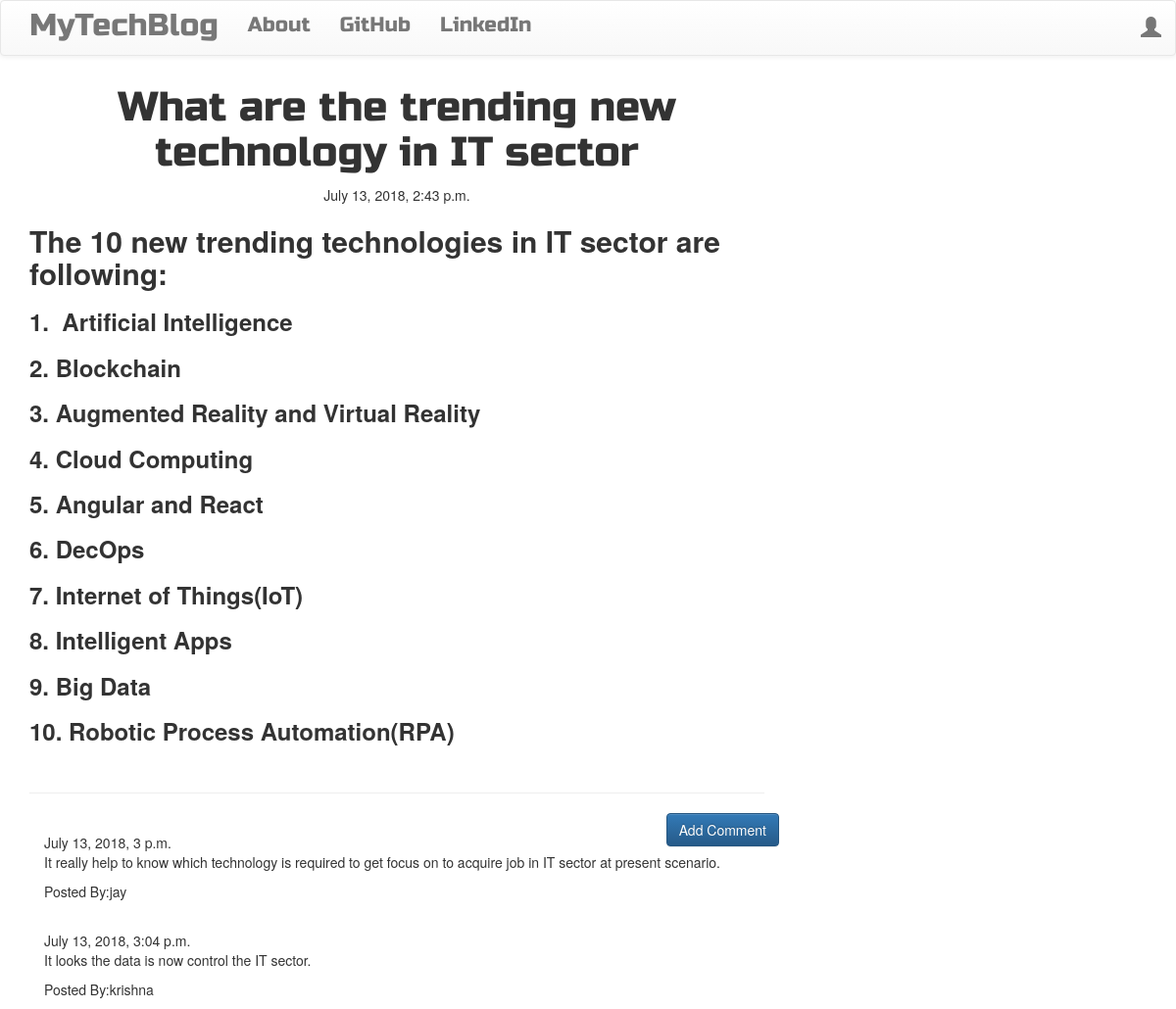
Screenshot of /post/2 with the database file from the repository.
### blog/models.py (models this page shows, shortened)
class Post(models.Model):
    author = models.ForeignKey('auth.User', on_delete=models.CASCADE)
    title = models.CharField(max_length=200)
    text = models.TextField()
    create_date = models.DateTimeField(default=timezone.now())
    published_date = models.DateTimeField(blank=True, null=True)

class Comment(models.Model):
    post = models.ForeignKey('blog.Post', related_name='comments', on_delete=models.CASCADE)
    author = models.CharField(max_length=200)
    text = models.TextField()
    create_date = models.DateTimeField(default=timezone.now())
    approved_comment = models.BooleanField(default=False)

### blog/views.py (the view)
# urls.py: url(r'^post/(?P<pk>\d+)$', views.PostDetailView.as_view(), name="post_detail"),
class PostDetailView(DetailView):
    model = Post

### blog/templates/blog/post_detail.html (shortened to what this page needs)
{% extends "blog/base.html" %}
{% block content %}
    <h1 class="posttitle loader">{{ post.title }}</h1>
    {% if post.published_date %}
        <div class="date postdate">
            {{ post.published_date }}
        </div>
    {% else %}
        <a class="btn btn-default" href="{% url 'post_publish' pk=post.pk %}">Publish</a>
    {% endif %}
    <p class="postcontent">{{ post.text|safe|linebreaksbr }}</p>
    <hr>
    <a class="btn btn-primary btn-comment" href="{% url 'add_comment_to_post' pk=post.pk %}">Add Comment</a>
    <div class="container">
        {% for comment in post.comments.all %}
        <br>
        {% if user.is_authenticated or comment.approved_comment %}
            {{ comment.create_date }}
            <p>{{ comment.text|safe|linebreaksbr }}</p>
            <p>Posted By:{{ comment.author }}</p>
        {% endif %}
        {% empty %}
            <p>No Comments posted!</p>
        {% endfor %}
    </div>
{% endblock %}

### blog/templates/blog/base.html (shortened to what this page needs)
<!DOCTYPE html>
{% load staticfiles %}
<html lang="en">
<head>
    <link rel="stylesheet" href="https://maxcdn.bootstrapcdn.com/bootstrap/3.3.7/css/bootstrap.min.css">
    <link rel="stylesheet" href="https://maxcdn.bootstrapcdn.com/bootstrap/3.3.7/css/bootstrap-theme.min.css">
    <link rel="stylesheet" href="//cdn.jsdelivr.net/npm/medium-editor@latest/dist/css/medium-editor.min.css" type="text/css" media="screen" charset="utf-8">
    <link rel="stylesheet" href="{% static 'css/blog.css' %}">
<body class="loader">
    <nav class="navbar navbar-default techfont custom-navbar">
        <div class="container">
            <ul class="nav navbar-nav">
            <li><a class="navbar-brand bigbrand" href="{% url 'post_list' %}">MyTechBlog</a></li>
            <li><a href="{% url 'about' %}">About</a></li>
            <li><a href="https://www.github.com">GitHub</a></li>
            <li><a href="https://www.linkedin.com">LinkedIn</a></li>
            </ul>
            <ul class="nav navbar-nav navbar-right">
                {% if user.is_authenticated %}
                <li>
                    <a href="{% url 'post_new' %}">New Post</a>
                </li>
                <li>
                    <a href="{% url 'post_draft_list' %}">Drafts</a>
                </li>
                <li>
                    <a href="{% url 'logout' %}">Log Out</a>
                </li>
                <li>
                    <a>WELCOME:{{user.username}}</a>
                </li>
                {% else %}
                <li>
                    <a class="nav navbar-right" href="{% url 'login' %}"><span class="glyphicon glyphicon-user"></span></a>
                </li>
                {% endif %}
            </ul>
        </div>
    </nav>
    <div class="content container">
        <div class="row">
            <div class="col-md-8">
                <div class="blog_posts">
                    {% block content %}
                    {% endblock %}
                </div>
            </div>
        </div>
    </div>
</body>
</html>

### blog/static/css/blog.css (style rules this page uses)
.techfont { font-family: 'Russo One', sans-serif; font-size: 1.5em; margin-bottom: 10px; }
.bigbrand { font-size: 1.5em; }
.postdate { text-align: center; }
.posttitle { font-family: 'Russo One', sans-serif; font-size: 3em; text-align: center; }
.postcontent { font-family: 'Montserrat'; font-size: 1.5em; }
.btn-comment { position: absolute; right: 0px; }
.loader { filter:hue-rotate(0deg); color:linear-gradient(45deg,#0f8,#08f); animation:hue 10000ms infinite linear; }

### rows the page displays
Post: title "What are the trending new technology in IT sector", published_date "July 13, 2018, 2:43 p.m.", text "The 10 new trending technologies in IT sector are following: 1. Artificial Intelligence 2. Blockchain 3. Augmented Reality and Virtual Reality 4. Cloud Computing 5. Angular and React 6. DecOps 7. Internet of Things(IoT) 8. Intelligent Apps 9. Big Data 10. Robotic Process Automation(RPA)"
Comment: create_date "July 13, 2018, 3 p.m.", text "It really help to know which technology is required to get focus on to acquire job in IT sector at present scenario.", author "jay"
Comment: create_date "July 13, 2018, 3:04 p.m.", text "It looks the data is now control the IT sector.", author "krishna"
